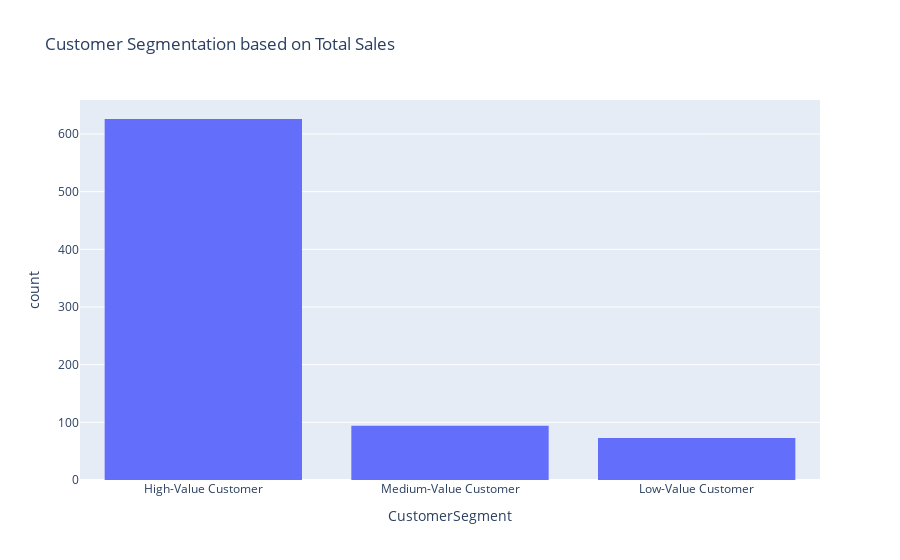

The code cell stored with this chart in its notebook:
### Code cell
import sqlite3
import pandas as pd

# Load the CSV file into a DataFrame
df = pd.read_csv('superstore.csv', sep=';')

# Print column names to identify the correct customer identifier column
print(df.columns)

# Create a SQLite database and write the DataFrame to a table
conn = sqlite3.connect('superstore.db')
df.to_sql('Superstore_Sales', conn, index=False, if_exists='replace')

# Define the SQL query with the correct customer identifier column
sql_query = """
    -- Segment customers based on their purchasing behavior
    SELECT
        [Customer ID] AS CustomerID,
        CASE
            WHEN TotalSpent >= 1000 THEN 'High-Value Customer'
            WHEN TotalSpent >= 500 AND TotalSpent < 1000 THEN 'Medium-Value Customer'
            ELSE 'Low-Value Customer'
        END AS CustomerSegment
    FROM
        (SELECT
            [Customer ID],  -- Use the correct column name
            SUM(Sales) AS TotalSpent
        FROM
            Superstore_Sales
        GROUP BY
            [Customer ID]) AS CustomerSpending;
"""

# Execute the query and fetch data into a DataFrame
customer_segments = pd.read_sql_query(sql_query, conn)

# Display the result
print(customer_segments)

# Close the database connection
conn.close()

import plotly.express as px

# Assuming your DataFrame is named customer_segments
fig = px.histogram(customer_segments, x='CustomerSegment', title='Customer Segmentation based on Total Sales')

# Show the plot
fig.show()

### Figure 1 — Plotly figure (JSON) as saved in the notebook; plotly's stock layout.template omitted (floating-point values rounded to 4 significant figures; data arrays with more than 128 entries replaced by an {"elided": "..."} marker saying what was removed)
{"data": [{"alignmentgroup": "True", "bingroup": "x", "hovertemplate": "CustomerSegment=%{x}<br>count=%{y}<extra></extra>", "legendgroup": "", "marker": {"color": "#636efa", "pattern": {"shape": ""}}, "name": "", "offsetgroup": "", "orientation": "v", "showlegend": false, "type": "histogram", "x": {"elided": "793 str values"}, "xaxis": "x", "yaxis": "y"}], "layout": {"autosize": true, "barmode": "relative", "legend": {"tracegroupgap": 0}, "title": {"text": "Customer Segmentation based on Total Sales"}, "xaxis": {"anchor": "y", "autorange": true, "domain": [0, 1], "range": [-0.5, 2.5], "title": {"text": "CustomerSegment"}, "type": "category"}, "yaxis": {"anchor": "x", "autorange": true, "domain": [0, 1], "range": [0, 658.9], "title": {"text": "count"}}}}
